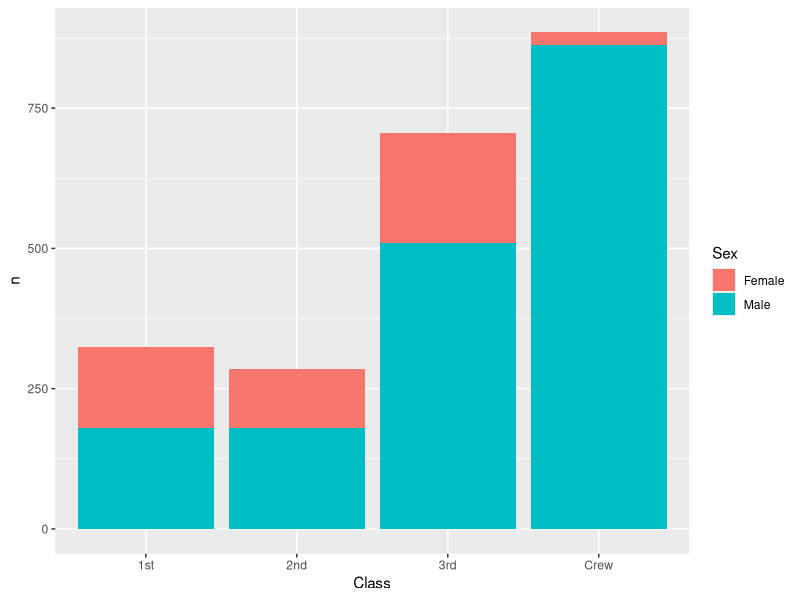
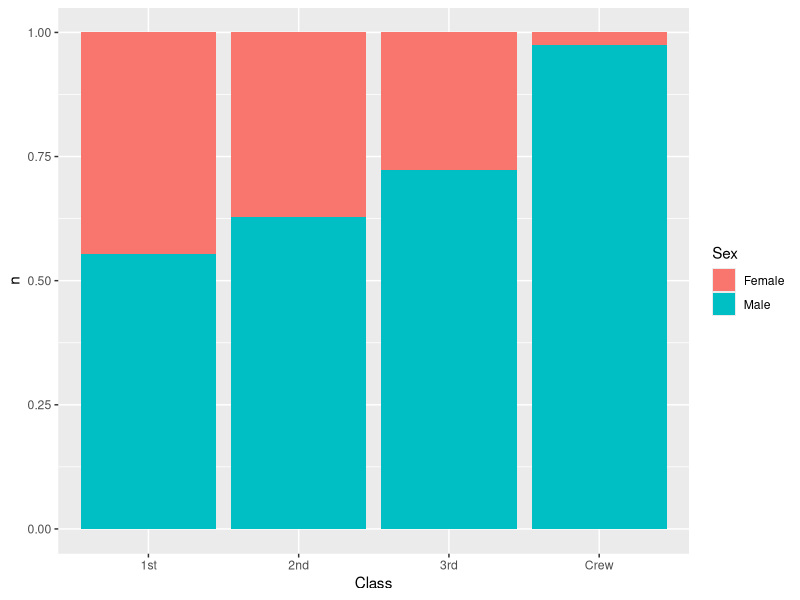
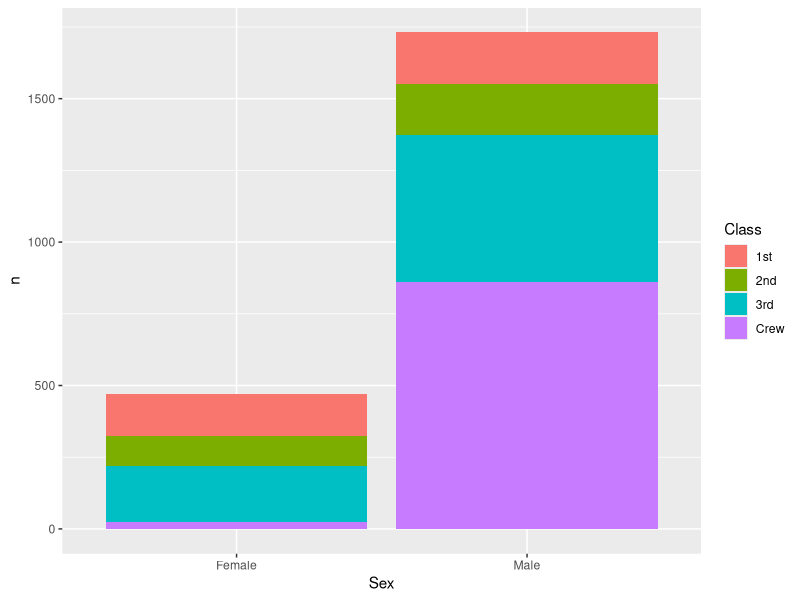
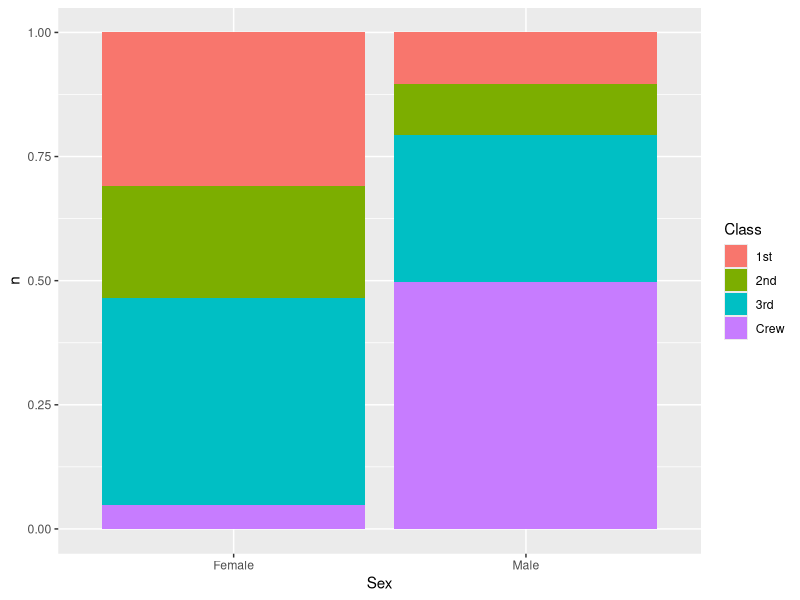

These charts were generated, in order, by the following R code:
## ---- chunk 1
library(tidyverse)

df_titanic <- as_tibble(Titanic)
## ---- chunk 2
## TASK: Perform a `glimpse` of df_titanic
glimpse(df_titanic)
## ---- chunk 3
## NOTE: No need to edit! We'll cover how to
## do this calculation in a later exercise.
df_titanic %>% summarize(total = sum(n))
## ---- chunk 4
## TASK: Visualize counts against `Class` and `Sex`
ggplot(df_titanic) +
  geom_col(mapping = aes(x = Class, y = n, fill = Sex))
## ---- chunk 5
## TASK: Visualize counts against `Class` and `Sex`
ggplot(df_titanic) +
  geom_col(mapping = aes(x = Class, y = n, fill = Sex), position = "fill")
## ---- chunk 6
## TASK: Visualize counts against `Class` and `Sex`

ggplot(df_titanic) +
  geom_col(mapping = aes(x = Sex, y = n, fill = Class))
## ---- chunk 7
## TASK: Visualize counts against `Class` and `Sex`

ggplot(df_titanic) +
  geom_col(mapping = aes(x = Sex, y = n, fill = Class), position = "fill")
## ---- chunk 8
## NOTE: No need to edit! We'll cover how to
## do this calculation in a later exercise.
df_prop <-
  df_titanic %>%
  group_by(Class, Sex, Age) %>%
  mutate(
    Total = sum(n),
    Prop = n / Total
  ) %>%
  ungroup()
df_prop
## ---- chunk 9

## ---- chunk 10
